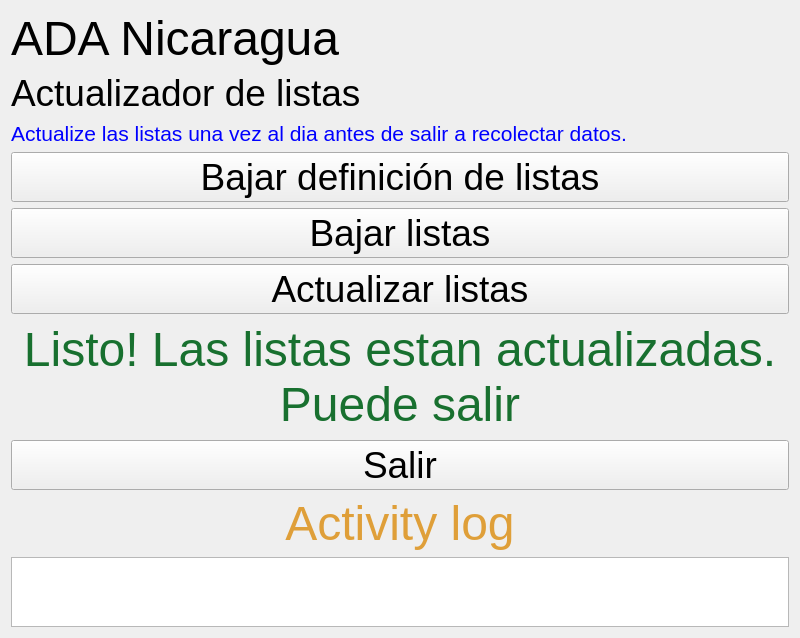
<?xml version="1.0" encoding="UTF-8"?>
<ui version="4.0">
 <class>MainWindow</class>
 <widget class="QMainWindow" name="MainWindow">
  <property name="geometry">
   <rect>
    <x>0</x>
    <y>0</y>
    <width>800</width>
    <height>618</height>
   </rect>
  </property>
  <property name="windowTitle">
   <string>MainWindow</string>
  </property>
  <widget class="QWidget" name="centralWidget">
   <layout class="QVBoxLayout" name="verticalLayout">
    <item>
     <widget class="QLabel" name="label">
      <property name="text">
       <string>&lt;html&gt;&lt;head/&gt;&lt;body&gt;&lt;p&gt;&lt;span style=&quot; font-size:36pt;&quot;&gt;ADA Nicaragua&lt;/span&gt;&lt;/p&gt;&lt;/body&gt;&lt;/html&gt;</string>
      </property>
     </widget>
    </item>
    <item>
     <widget class="QLabel" name="label_2">
      <property name="text">
       <string>&lt;html&gt;&lt;head/&gt;&lt;body&gt;&lt;p&gt;&lt;span style=&quot; font-size:28pt;&quot;&gt;Actualizador de listas&lt;/span&gt;&lt;/p&gt;&lt;/body&gt;&lt;/html&gt;</string>
      </property>
     </widget>
    </item>
    <item>
     <widget class="QLabel" name="label_3">
      <property name="text">
       <string>&lt;html&gt;&lt;head/&gt;&lt;body&gt;&lt;p&gt;&lt;span style=&quot; font-size:16pt; color:#0000ff;&quot;&gt;Actualize las listas una vez al dia antes de salir a recolectar datos.&lt;/span&gt;&lt;/p&gt;&lt;/body&gt;&lt;/html&gt;</string>
      </property>
      <property name="wordWrap">
       <bool>false</bool>
      </property>
     </widget>
    </item>
    <item>
     <spacer name="verticalSpacer">
      <property name="orientation">
       <enum>Qt::Vertical</enum>
      </property>
      <property name="sizeHint" stdset="0">
       <size>
        <width>20</width>
        <height>40</height>
       </size>
      </property>
     </spacer>
    </item>
    <item>
     <widget class="QPushButton" name="cmdactxml">
      <property name="font">
       <font>
        <pointsize>28</pointsize>
       </font>
      </property>
      <property name="text">
       <string>Bajar definición de listas</string>
      </property>
     </widget>
    </item>
    <item>
     <spacer name="verticalSpacer_4">
      <property name="orientation">
       <enum>Qt::Vertical</enum>
      </property>
      <property name="sizeHint" stdset="0">
       <size>
        <width>20</width>
        <height>40</height>
       </size>
      </property>
     </spacer>
    </item>
    <item>
     <widget class="QPushButton" name="cmdact">
      <property name="font">
       <font>
        <pointsize>28</pointsize>
       </font>
      </property>
      <property name="text">
       <string>Bajar listas</string>
      </property>
     </widget>
    </item>
    <item>
     <widget class="QPushButton" name="cmdupd">
      <property name="font">
       <font>
        <pointsize>28</pointsize>
       </font>
      </property>
      <property name="text">
       <string>Actualizar listas</string>
      </property>
     </widget>
    </item>
    <item>
     <widget class="QLabel" name="lbldone">
      <property name="sizePolicy">
       <sizepolicy hsizetype="Preferred" vsizetype="Preferred">
        <horstretch>0</horstretch>
        <verstretch>0</verstretch>
       </sizepolicy>
      </property>
      <property name="minimumSize">
       <size>
        <width>0</width>
        <height>114</height>
       </size>
      </property>
      <property name="font">
       <font>
        <pointsize>18</pointsize>
       </font>
      </property>
      <property name="frameShape">
       <enum>QFrame::NoFrame</enum>
      </property>
      <property name="text">
       <string>&lt;html&gt;&lt;head/&gt;&lt;body&gt;&lt;p align=&quot;center&quot;&gt;&lt;span style=&quot; font-size:36pt; color:#18702f;&quot;&gt;Listo! Las listas estan actualizadas. Puede salir&lt;/span&gt;&lt;/p&gt;&lt;/body&gt;&lt;/html&gt;</string>
      </property>
      <property name="wordWrap">
       <bool>true</bool>
      </property>
     </widget>
    </item>
    <item>
     <spacer name="verticalSpacer_3">
      <property name="orientation">
       <enum>Qt::Vertical</enum>
      </property>
      <property name="sizeHint" stdset="0">
       <size>
        <width>20</width>
        <height>40</height>
       </size>
      </property>
     </spacer>
    </item>
    <item>
     <widget class="QPushButton" name="cmdsalir">
      <property name="font">
       <font>
        <pointsize>28</pointsize>
       </font>
      </property>
      <property name="text">
       <string>Salir</string>
      </property>
     </widget>
    </item>
    <item>
     <spacer name="verticalSpacer_2">
      <property name="orientation">
       <enum>Qt::Vertical</enum>
      </property>
      <property name="sizeHint" stdset="0">
       <size>
        <width>20</width>
        <height>40</height>
       </size>
      </property>
     </spacer>
    </item>
    <item>
     <widget class="QLabel" name="lblerror">
      <property name="text">
       <string>&lt;html&gt;&lt;head/&gt;&lt;body&gt;&lt;p align=&quot;center&quot;&gt;&lt;span style=&quot; font-size:36pt; color:#df9f39;&quot;&gt;Activity log&lt;/span&gt;&lt;/p&gt;&lt;/body&gt;&lt;/html&gt;</string>
      </property>
      <property name="wordWrap">
       <bool>true</bool>
      </property>
     </widget>
    </item>
    <item>
     <widget class="QListWidget" name="listWidget"/>
    </item>
   </layout>
  </widget>
 </widget>
 <layoutdefault spacing="6" margin="11"/>
 <resources/>
 <connections/>
</ui>
